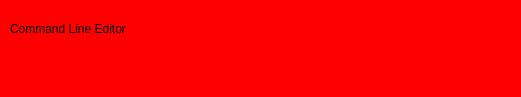
<?xml version="1.0" encoding="UTF-8"?>
<ui version="4.0">
 <class>CommandLineEditor</class>
 <widget class="QWidget" name="CommandLineEditor">
  <property name="geometry">
   <rect>
    <x>0</x>
    <y>0</y>
    <width>521</width>
    <height>97</height>
   </rect>
  </property>
  <property name="windowTitle">
   <string>Form</string>
  </property>
  <property name="styleSheet">
   <string notr="true">background-color: rgb(255, 0, 0);</string>
  </property>
  <widget class="QLabel" name="label">
   <property name="geometry">
    <rect>
     <x>10</x>
     <y>20</y>
     <width>161</width>
     <height>17</height>
    </rect>
   </property>
   <property name="text">
    <string>Command Line Editor</string>
   </property>
  </widget>
 </widget>
 <resources/>
 <connections/>
</ui>
